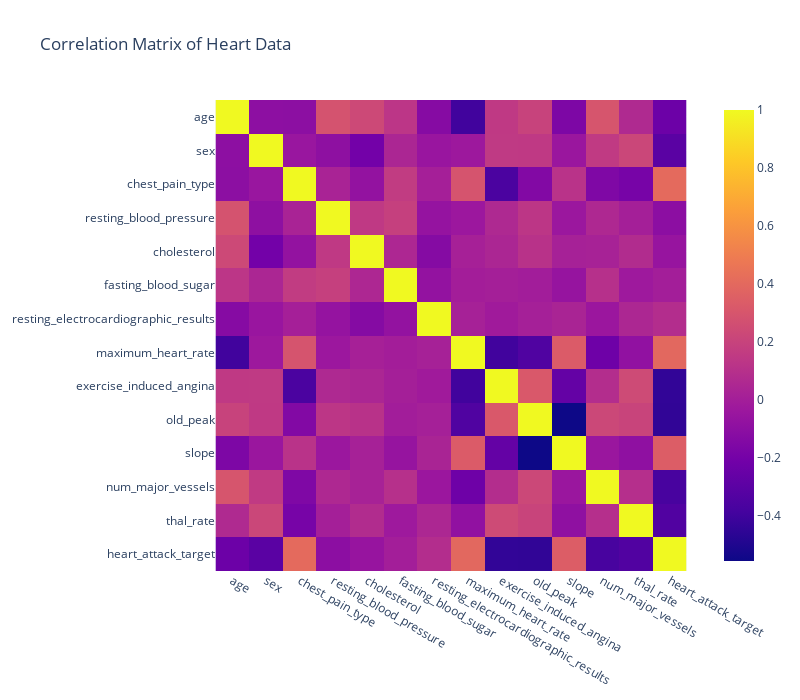

Write notebook code for a chart like this one.
### Markdown cell above
### 5b. Correlation Matrix Heatmap
Will perform a correlation matrix on the dataset to see the correlation of all features relative to the heart attack target.

### Code cell
px.imshow(train_copy.corr(), title="Correlation Matrix of Heart Data", width=800, height=700)

### Figure 1 — Plotly figure (JSON) as saved in the notebook; plotly's stock layout.template omitted (floating-point values rounded to 4 significant figures; data arrays with more than 128 entries replaced by an {"elided": "..."} marker saying what was removed)
{"data": [{"coloraxis": "coloraxis", "hovertemplate": "x: %{x}<br>y: %{y}<br>color: %{z}<extra></extra>", "name": "0", "type": "heatmap", "x": ["age", "sex", "chest_pain_type", "resting_blood_pressure", "cholesterol", "fasting_blood_sugar", "resting_electrocardiographic_results", "maximum_heart_rate", "exercise_induced_angina", "old_peak", "slope", "num_major_vessels", "thal_rate", "heart_attack_target"], "xaxis": "x", "y": ["age", "sex", "chest_pain_type", "resting_blood_pressure", "cholesterol", "fasting_blood_sugar", "resting_electrocardiographic_results", "maximum_heart_rate", "exercise_induced_angina", "old_peak", "slope", "num_major_vessels", "thal_rate", "heart_attack_target"], "yaxis": "y", "z": {"elided": "14x14 float values"}}], "layout": {"coloraxis": {"colorscale": [[0, "#0d0887"], [0.1111, "#46039f"], [0.2222, "#7201a8"], [0.3333, "#9c179e"], [0.4444, "#bd3786"], [0.5556, "#d8576b"], [0.6667, "#ed7953"], [0.7778, "#fb9f3a"], [0.8889, "#fdca26"], [1, "#f0f921"]]}, "height": 700, "title": {"text": "Correlation Matrix of Heart Data"}, "width": 800, "xaxis": {"anchor": "y", "constrain": "domain", "domain": [0, 1], "scaleanchor": "y"}, "yaxis": {"anchor": "x", "autorange": "reversed", "constrain": "domain", "domain": [0, 1]}}}
